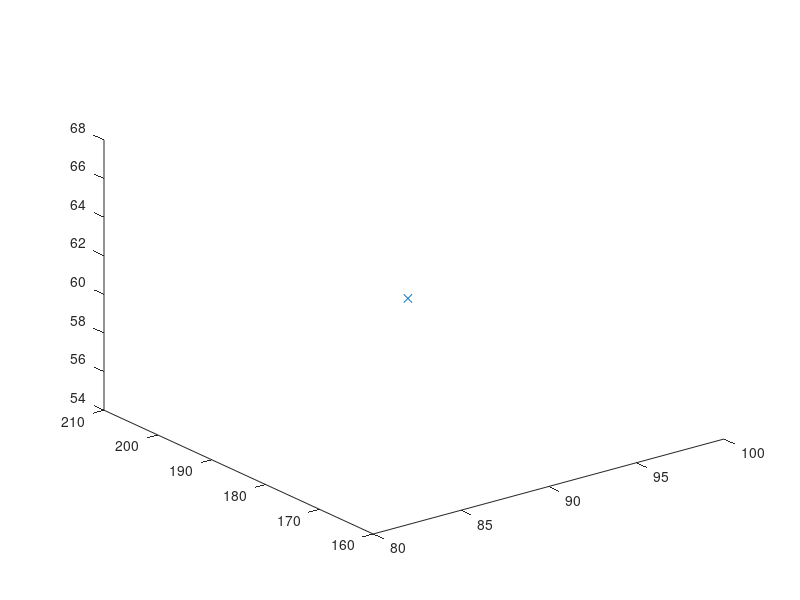

Write the MATLAB code that produced this figure. (Note: this script raises an error after producing the figure.)
clearvars
close all
x_max = 640;
y_max = 480;
z_max = 400;

EPS = 20;
numNodes = 2000;        

q_init.coord = [0 0 0];
q_init.cost = 0;
q_goal.coord = [640 400 180];
q_goal.cost = 0;
q_init.parent = 0;

nodes(1) = q_init;
node_count = 2;
figure(1)
for i = 1:1:numNodes
    q_rand = [rand(1)*x_max rand(1)*y_max rand(1)*z_max];
    plot3(q_rand(1), q_rand(2), q_rand(3), 'x', 'Color',  [0 0.4470 0.7410])
    for j = 1:1:length(nodes)
        if nodes(j).coord == q_goal.coord
            break
        end
    end
    ndist = [];
    for j = 1:1:length(nodes)
        n = nodes(j);
        tmp = sqrt((n.coord(1)-q_rand(1))^2 + (n.coord(2)-q_rand(2))^2 + (n.coord(3)-q_rand(3))^2);
        ndist = [ndist tmp];
    end
    [val, idx] = min(ndist);
    q_near = nodes(idx);
    
    q_new.coord = steer3d(q_rand, q_near.coord, val, EPS);
    line([q_near.coord(1), q_new.coord(1)], [q_near.coord(2), q_new.coord(2)], [q_near.coord(3), q_new.coord(3)], 'Color', 'k', 'LineWidth', 2);
    drawnow
    hold on
    q_new.cost = dist_3d(q_new.coord, q_near.coord) + q_near.cost;
    
    q_nearest = [];
    r = 50;
    neighbor_count = 1;
    for j = 1:1:length(nodes)
        if (dist_3d(nodes(j).coord, q_new.coord) - r) <= 0
            q_nearest(neighbor_count).coord = nodes(j).coord;
            q_nearest(neighbor_count).cost = nodes(j).cost;
            neighbor_count = neighbor_count+1;
        end
    end
    q_min = q_near;
    C_min = q_new.cost;
    
    for k = 1:1:length(q_nearest)
        if q_nearest(k).cost + dist_3d(q_nearest(k).coord, q_new.coord) < C_min
            q_min = q_nearest(k);
            C_min = q_nearest(k).cost + dist_3d(q_nearest(k).coord, q_new.coord);
            line([q_min.coord(1), q_new.coord(1)], [q_min.coord(2), q_new.coord(2)], [q_min.coord(3), q_new.coord(3)], 'Color', 'g');            
            hold on
        end
    end
    for j = 1:1:length(nodes)
        if nodes(j).coord == q_min.coord
            q_new.parent = j;
        end
    end
    nodes = [nodes q_new];
end

D = [];
for j = 1:1:length(nodes)
    tmpdist = dist_3d(nodes(j).coord, q_goal.coord);
    D = [D tmpdist];
end

[val, idx] = min(D);
q_final = nodes(idx);
q_goal.parent = idx;
q_end = q_goal;
nodes = [nodes q_goal];
while q_end.parent ~= 0
    start = q_end.parent;
    line([q_end.coord(1), nodes(start).coord(1)], [q_end.coord(2), nodes(start).coord(2)], [q_end.coord(3), nodes(start).coord(3)], 'Color', 'r', 'LineWidth', 4);
    hold on
    q_end = nodes(start);
end


